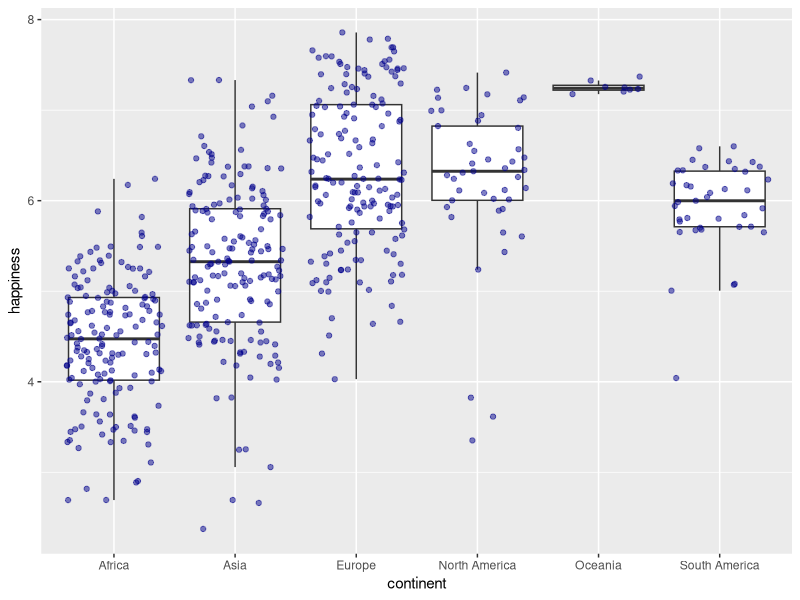
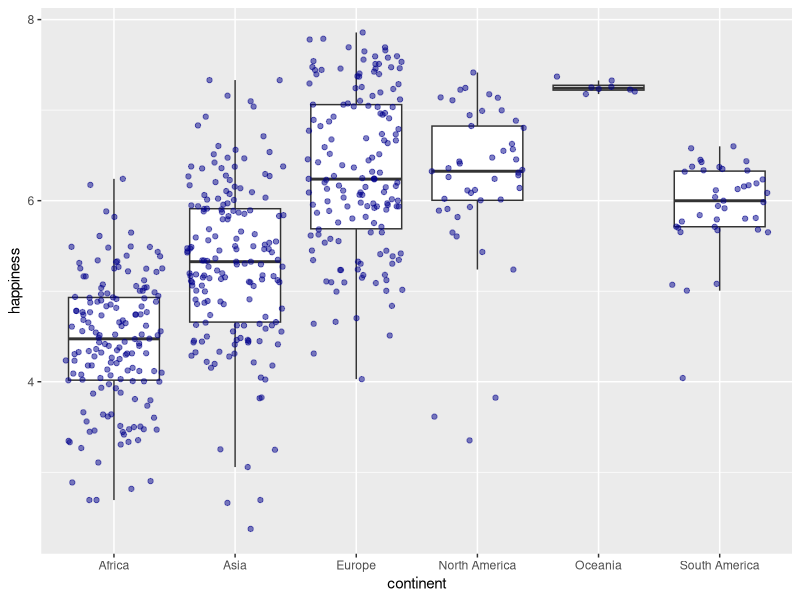
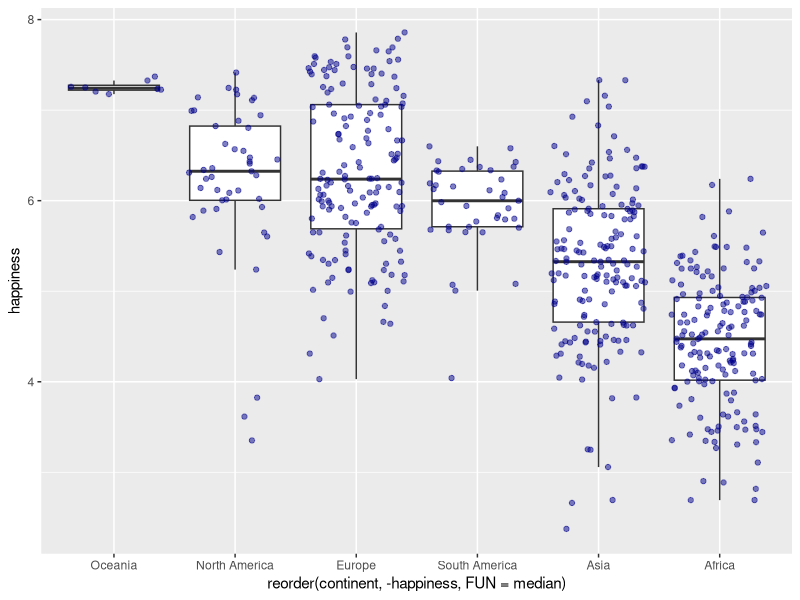
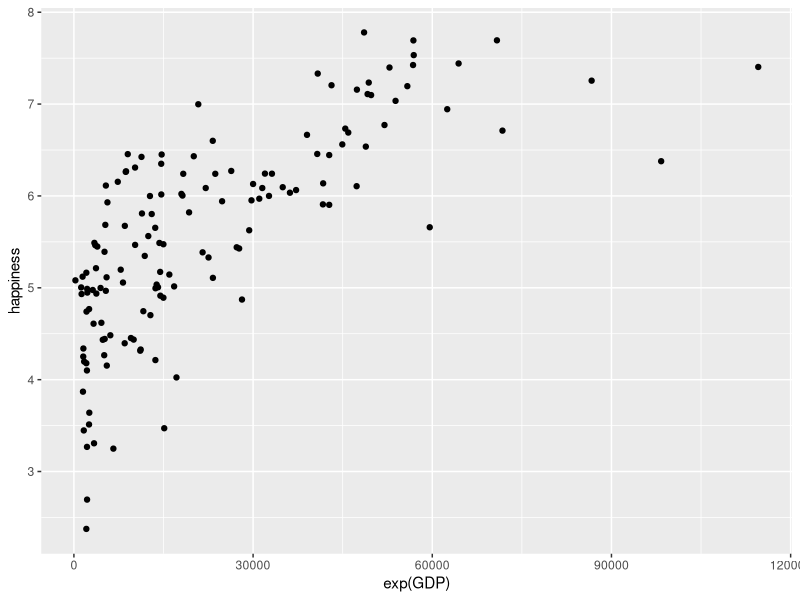
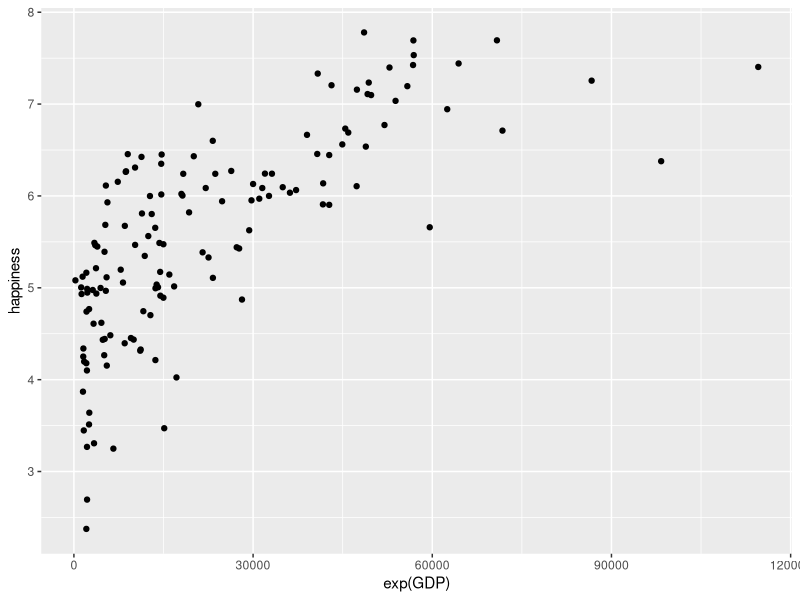
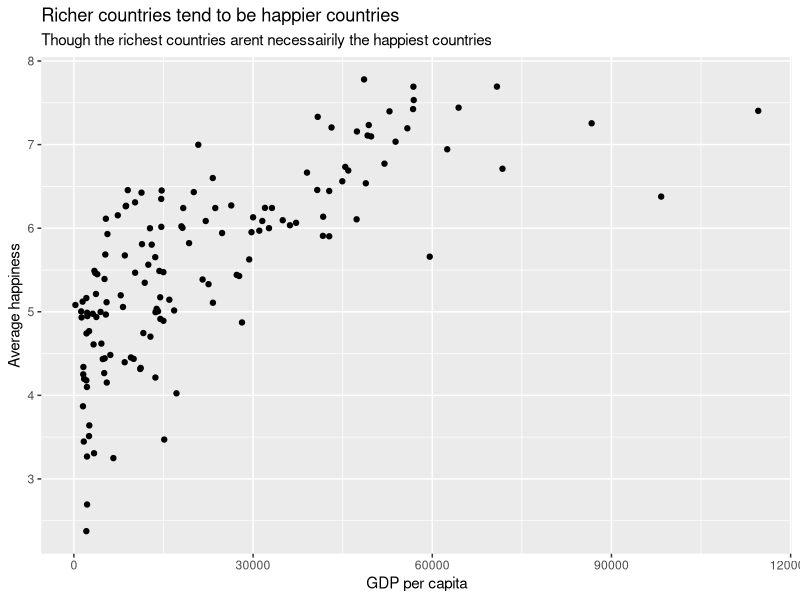
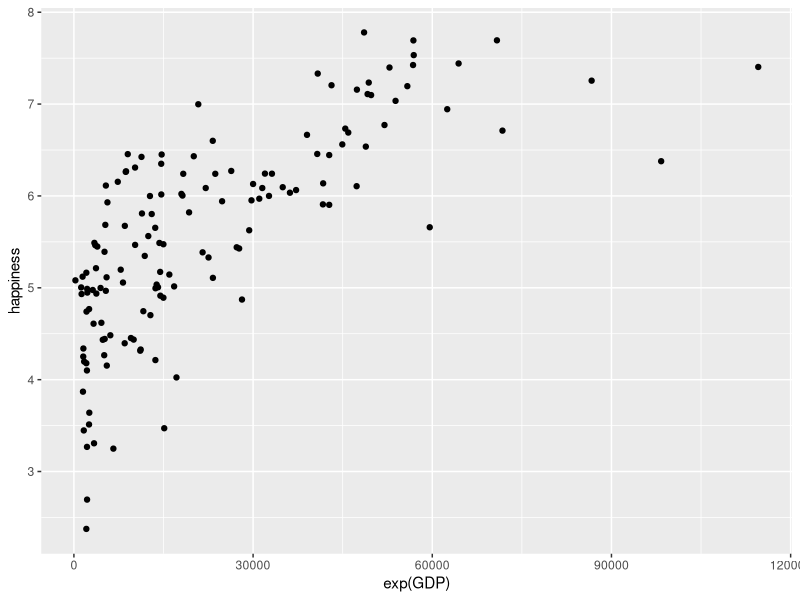
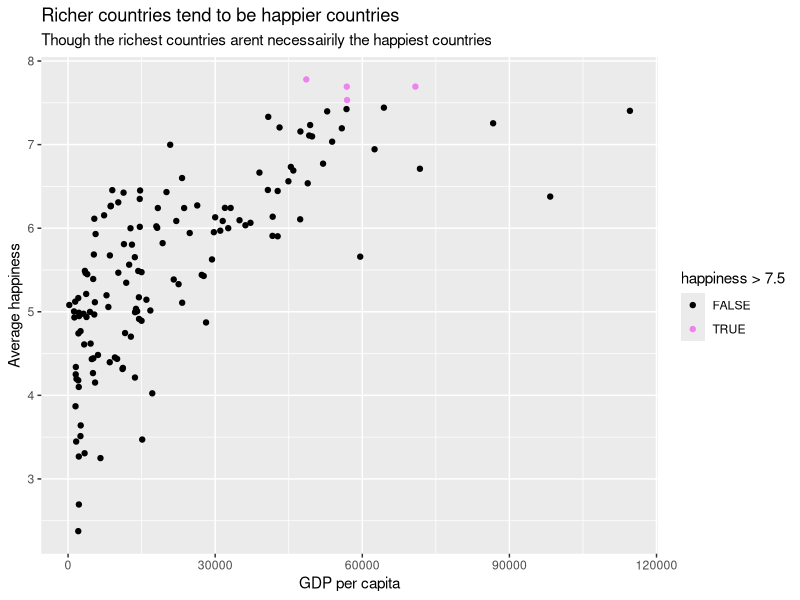

Reproduce these figures in R, in order. (Note: this script raises an error after producing the figures.)
## ---- chunk 1
knitr::opts_chunk$set(echo = TRUE)
## ---- chunk 2


## ---- chunk 3
# Install packages. You only need to do this once on a given machine
install.packages('tidyverse', 'ggrepel') 

# Load packages. Everytime you open a new workspace.
library(tidyverse)
library(ggrepel)

## ---- chunk 4

## ---- chunk 5

#you will need to direct this to your own folder using the file path. Or by going to the "session" menu, selecting "set working directory" and navigating to the appropriate folder
setwd("/Users/lmn7/Downloads/ggplot2_workshop-main")

happy = read.csv("Happiness.csv")
str(happy)

happy$country_name <- as.factor(happy$country_name)
happy$continent <- as.factor(happy$continent)
## ---- chunk 6


## ---- chunk 7
ggplot(happy, aes(continent, happiness))+
  geom_boxplot(outlier.shape=NA)+
  geom_jitter(alpha=.5, col='darkblue')

## ---- chunk 8
ggplot(happy, aes(continent, happiness))+
  geom_boxplot(outlier.shape=NA)+
  geom_jitter(alpha=.5, col='darkblue')
## ---- chunk 9
ggplot(happy, 
       aes(reorder(continent, -happiness, FUN=median), happiness))+
  geom_boxplot(outlier.shape=NA)+
  geom_jitter(alpha=.5, col='darkblue')
## ---- chunk 10




## ---- chunk 11
ggplot(happy %>% filter(year==2019), 
       aes(exp(GDP), happiness))+
  geom_point()
## ---- chunk 12

ggplot(happy %>% filter(year==2019), aes(exp(GDP), happiness))+
    geom_point()

## ---- chunk 13
ggplot(happy %>% filter(year==2019), 
       aes(exp(GDP), happiness))+
  geom_point() +
  labs(x='GDP per capita', y='Average happiness',title= 'Richer countries tend to be happier countries', subtitle='Though the richest countries arent necessairily the happiest countries')
## ---- chunk 14
ggplot(happy %>% filter(year==2019), 
       aes(exp(GDP), happiness))+
  geom_point()

## ---- chunk 15
newColorPalette = c('black','violet')

ggplot(happy %>% filter(year==2019), 
       aes(exp(GDP), happiness))+
  geom_point(aes(col=happiness>7.5)) +
  labs(x='GDP per capita', y='Average happiness',title= 'Richer countries tend to be happier countries', subtitle='Though the richest countries arent necessairily the happiest countries')+
  scale_color_manual(values = newColorPalette)


## ---- chunk 16
newColorPalette = c('black','violet')

ggplot(happy, aes(exp(GDP), happiness))+
  geom_point(aes(col=happiness>7.5)) +
  labs(x='GDP per capita', y='Average happiness',title= 'Richer countries tend to be happier countries', subtitle='In 2019 the happiest countries were all Nordic countries')+
  scale_color_manual(values = newColorPalette)+

## ---- chunk 17

newColorPalette = c('black','violet')

happy19 = happy %>% filter(year==2019)

ggplot(happy19, aes(exp(GDP), happiness))+
  geom_point(aes(col=happiness>7.5)) +
  labs(x='GDP per capita', y='Average happiness',title= 'Richer countries tend to be happier countries', subtitle='In 2019 the happiest countries were all Nordic countries')+
  scale_color_manual(values = newColorPalette)+
  geom_text_repel(data=happy19 %>% filter(happiness >7.5), 
                  aes(x=exp(GDP), y=happiness,
                      label=country_name), col='violet')



